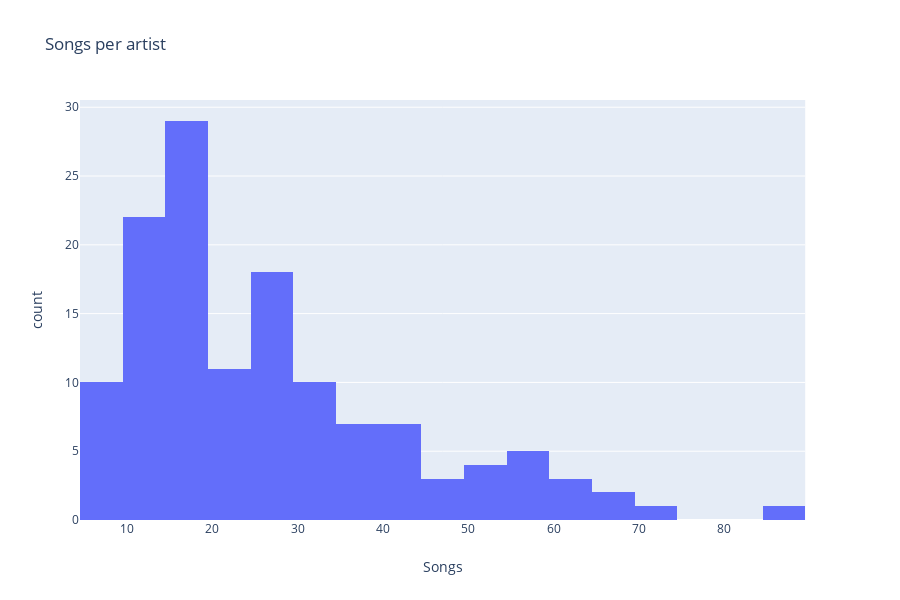

Here is the notebook cell this chart was saved with:
### Code cell
# distribution songs per artist
song_count_df = song_df.groupby('artist')[['song_name']].count()
print()

fig = px.histogram(song_count_df, x='song_name', title='Songs per artist', labels={'song_name': 'Songs'})
fig.show()

### Figure 1 — Plotly figure (JSON) as saved in the notebook; plotly's stock layout.template omitted (floating-point values rounded to 4 significant figures; data arrays with more than 128 entries replaced by an {"elided": "..."} marker saying what was removed)
{"data": [{"alignmentgroup": "True", "bingroup": "x", "hoverlabel": {"namelength": 0}, "hovertemplate": "Songs=%{x}<br>count=%{y}", "legendgroup": "", "marker": {"color": "#636efa"}, "name": "", "offsetgroup": "", "orientation": "v", "showlegend": false, "type": "histogram", "x": {"elided": "133 int values"}, "xaxis": "x", "yaxis": "y"}], "layout": {"barmode": "relative", "height": 600, "legend": {"tracegroupgap": 0}, "title": {"text": "Songs per artist"}, "xaxis": {"anchor": "y", "domain": [0, 0.98], "title": {"text": "Songs"}}, "yaxis": {"anchor": "x", "domain": [0, 1], "title": {"text": "count"}}}}
